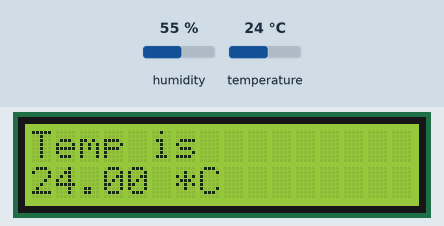
A sketch run on a simulated Arduino Uno, built with avr-gcc and run on an emulated ATmega328P. Parts: 16×2 character LCD. The inputs (shaded band) are chosen by the test bench; at power-on: temperature 24 °C, humidity 55 %. What the sketch prints to the serial monitor is not drawn.

Above: at 2.6 s.
2.7 s: temperature set to 12 °C
At 5.1 s:
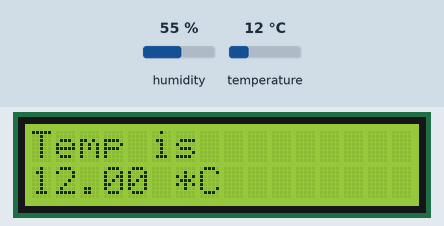
5.7 s: temperature set to 19 °C
At 6.9 s:
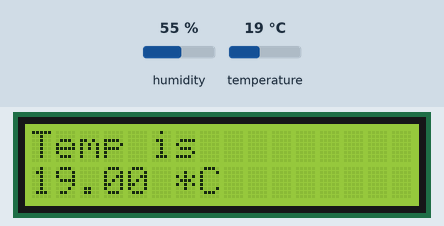
8.7 s: temperature set to 28 °C
At 10.4 s:
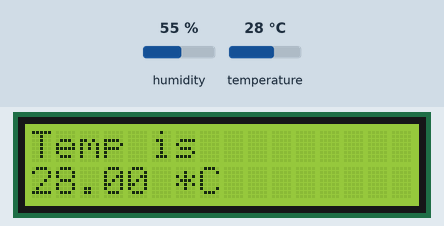
Timing chart, 0 to 11.9 s (numbered marks = the images above; inputs shaded):
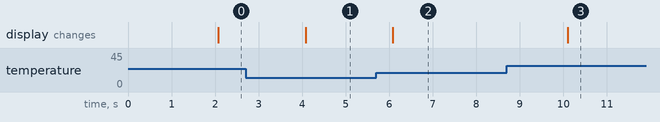

The sketch:

Temperature_lcd.ino
```cpp
#include <DHT.h>
#include <LiquidCrystal.h>

#define DHTPIN 6    // what pin we're connected to
#define DHTTYPE DHT22   // DHT 22  (AM2302)
LiquidCrystal lcd(12, 11, 5, 4, 3, 2);

// Initialize DHT sensor for normal 16mhz Arduino
DHT dht(DHTPIN, DHTTYPE);

void setup() {
        Serial.begin(9600);
        //Initialize LCD
        lcd.begin(16, 2);
        lcd.print("Temp is");
        //Initialize DHT
        dht.begin();
}

void loop() {
        // Wait a few seconds between measurements.
        delay(2000);
        lcd.setCursor(0, 1);
        // Reading temperature or humidity takes about 250 milliseconds!
        // Sensor readings may also be up to 2 seconds 'old'
        // (its a very slow sensor)
        // Read temperature as Celsius
        float t = dht.readTemperature();


        if (isnan(t)) {
                Serial.println("Failed to read from DHT sensor!");
                return;
        }

        Serial.print("Temperature: ");
        Serial.print(t);
        Serial.print(" *C ");
        lcd.print(t);
        lcd.print(" *C");
}
```

Measured:
- after the input at 2.7 s, the display: changes after 1.4 s (image 1)
- after the input at 5.7 s, the display: changes after 0.39 s (image 2)
- after the input at 8.7 s, the display: changes after 1.4 s (image 3)
